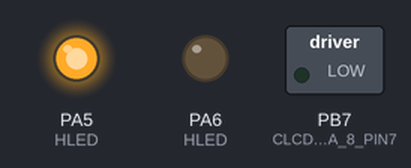
Simulated run of this program. Board: ATmega32, built with avr-gcc and emulated at 16 MHz. Parts: switched loads named in the program (green lamp = pin HIGH), output pins drawn as LEDs (lit = HIGH). The board resets itself during the run and starts again; pins used as bus, display or sensor lines are not drawn.

Above: at 0.4 s.
At 4.6 s:
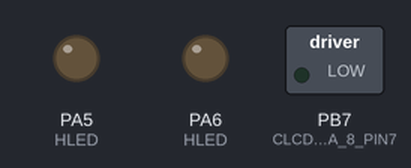
Timing chart, 0 to 6.4 s (numbered marks = the images above):
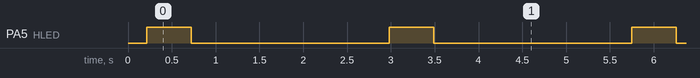

The program:

main.c
```c
/****** LIBIRARY INCLUDE SECTION *******/
#include "LIB/LSTD_TYPES.h"
#include "LIB/LBIT_MATH.h"
#include <util/delay.h>

/***** MCAL INCLUDE SECTION ***********/
#include "MCAL/MDIO/MDIO_interface.h"
#include "MCAL/MADC/MADC_interface.h"
#include "MCAL/MGIE/MGIE_interface.h"
#include "MCAL/MTIMER0/MTIMER0_interface.h"
#include "MCAL/MTIMER1/TIMER_interface.h"
#include "MCAL/MEXTI/MEXTI_interface.h"
#include "MCAL/WDT/WDT_interface.h"

/***** HAL INCLUDE SECTION **************/
#include "HAL/HPB/HPB_interface.h"
#include "HAL/HSSD/HSSD_interface.h"
#include "HAL/HLED/HLED_interface.h"
#include "HAL/HCLCD/CLCD_interface.h"
#include "HAL/HKEYPAD/KEYPAD_interface.h"
#include "HAL/HDCMOTOR/HDCMOTOR_interface.h"

/******** FUNCTION PROTOTYPE ***********/

/******* GLOBAL VARIABLE *************/


void main(void)
{
	/*** Initialization Section ***/
	MGIE_VoidEnable();


	HCLCD_Init();
	HLED_voidInit(LED_BLUE);
	HLED_voidInit(LED_RED);
	HLED_voidInit(LED_YELLOW);


	HCLCD_SendString("Hello");
	HLED_voidTurnOn(LED_BLUE);
	_delay_ms(500);
	HLED_voidTurnOff(LED_BLUE);

	WDT_voidEnable();
	WDT_voidSleep(WDT_TIME_OUT_2_1_S);

	while(1)
	{
		HCLCD_SendString("Hello");
		_delay_ms(3000);
		HCLCD_Clear();
		WDT_voidRefresh();


	}
}
```

CLCD_config.h
```c
/*
 * CLCD_config.h
 *
 * Created: 1/26/2023 1:50:41 AM
 *  Author: hassa
 */


#ifndef CLCD_CONFIG_H_
#define CLCD_CONFIG_H_

#define ATMEGA_KIT     1
#define PROTEUS        2
/* Choose Proteus Or kit:
 *                      1) ATMEGA_KIT
 *                      2) PROTEUS
 *
 */
#define DRIVER_PURPOUSE      ATMEGA_KIT
/*
 * Chose CLCD Mode :
 *				        1)	_4_BIT_MODE
 *				        2)	_8_BIT_MODE
 */
#define CLCD_MODE			_4_BIT_MODE


/********** Select Control and Data Port **************/
/*
 * Chose CTRL & DATA Port :
 *						1)	DIO_u8PORTA
 *						2)	DIO_u8PORTB
 *						3)	DIO_u8PORTC
 *						4)	DIO_u8PORTD
 */

#if		  DRIVER_PURPOUSE   ==   PROTEUS
#define   CLCD_DATA_PORT      DIO_u8PORTA
#define   CLCD_CTRL_PORT      DIO_u8PORTC
/**************** Control Pins  *******************/
#define   CLCD_RS_PIN         DIO_u8PIN0
#define   CLCD_RW_PIN         DIO_u8PIN1                    /*for write mode */
#define   CLCD_EN_PIN         DIO_u8PIN2

#elif	  DRIVER_PURPOUSE   ==   ATMEGA_KIT
#define   CLCD_DATA_PORT      DIO_u8PORTB
#define   CLCD_CTRL_PORT      DIO_u8PORTA
/**************** Control Pins  *******************/
#define   CLCD_RS_PIN         DIO_u8PIN3
#define   CLCD_RW_PIN         DIO_u8PIN0                    /*for write mode */
#define   CLCD_EN_PIN         DIO_u8PIN2

#endif

/*
 *		_8_BIT_DATA_PIN
 */
#define CLCD_DATA_8_PIN0	DIO_u8PIN0
#define CLCD_DATA_8_PIN1	DIO_u8PIN1
#define CLCD_DATA_8_PIN2	DIO_u8PIN2
#define CLCD_DATA_8_PIN3	DIO_u8PIN3
#define CLCD_DATA_8_PIN4	DIO_u8PIN4
#define CLCD_DATA_8_PIN5	DIO_u8PIN5
#define CLCD_DATA_8_PIN6	DIO_u8PIN6
#define CLCD_DATA_8_PIN7	DIO_u8PIN7
/*
 *		_4_BIT_DATA_PIN
 */
#define CLCD_DATA_4_PIN0	DIO_u8PIN0
#define CLCD_DATA_4_PIN1	DIO_u8PIN1
#define CLCD_DATA_4_PIN2	DIO_u8PIN2
#define CLCD_DATA_4_PIN3	DIO_u8PIN4

#endif /* CLCD_CONFIG_H_ */
```

HLED_config.h
```c
/********************************************************************/
/********************************************************************/
/******************    Author     : Hassan Ehab *********************/
/******************    Layer      : HAL         *********************/
/******************    SWC(Driver): HLED        *********************/
/******************    Version    : 1.00        *********************/
/********************************************************************/
/********************************************************************/

#ifndef HLED_CONFIG_H
#define HLED_CONFIG_H

/* RED LED */
#define LED_RED_DIR		LED_DIR_FORWARD
#define LED_RED_PORT	DIO_u8PORTB
#define LED_RED_PIN		DIO_u8PIN7

/* YELLOW LED */
#define LED_YELLOW_DIR 	LED_DIR_FORWARD
#define LED_YELLOW_PORT	DIO_u8PORTA
#define LED_YELLOW_PIN 	DIO_u8PIN6

/* GREEN LED */
#define LED_GREEN_DIR 	LED_DIR_FORWARD
#define LED_GREEN_PORT	DIO_u8PORTA
#define LED_GREEN_PIN 	DIO_u8PIN4

/* BLUE LED */
#define LED_BLUE_DIR 	LED_DIR_FORWARD
#define LED_BLUE_PORT	DIO_u8PORTA
#define LED_BLUE_PIN 	DIO_u8PIN5

#endif
```

CLCD_config.h
```c
/*
 * CLCD_config.h
 *
 * Created: 1/26/2023 1:50:41 AM
 *  Author: hassa
 */


#ifndef CLCD_CONFIG_H_
#define CLCD_CONFIG_H_

#define ATMEGA_KIT     1
#define PROTEUS        2
/* Choose Proteus Or kit:
 *                      1) ATMEGA_KIT
 *                      2) PROTEUS
 *
 */
#define DRIVER_PURPOUSE      ATMEGA_KIT
/*
 * Chose CLCD Mode :
 *				        1)	_4_BIT_MODE
 *				        2)	_8_BIT_MODE
 */
#define CLCD_MODE			_4_BIT_MODE


/********** Select Control and Data Port **************/
/*
 * Chose CTRL & DATA Port :
 *						1)	DIO_u8PORTA
 *						2)	DIO_u8PORTB
 *						3)	DIO_u8PORTC
 *						4)	DIO_u8PORTD
 */

#if		  DRIVER_PURPOUSE   ==   PROTEUS
#define   CLCD_DATA_PORT      DIO_u8PORTA
#define   CLCD_CTRL_PORT      DIO_u8PORTC
/**************** Control Pins  *******************/
#define   CLCD_RS_PIN         DIO_u8PIN0
#define   CLCD_RW_PIN         DIO_u8PIN1                    /*for write mode */
#define   CLCD_EN_PIN         DIO_u8PIN2

#elif	  DRIVER_PURPOUSE   ==   ATMEGA_KIT
#define   CLCD_DATA_PORT      DIO_u8PORTB
#define   CLCD_CTRL_PORT      DIO_u8PORTA
/**************** Control Pins  *******************/
#define   CLCD_RS_PIN         DIO_u8PIN3
#define   CLCD_RW_PIN         DIO_u8PIN0                    /*for write mode */
#define   CLCD_EN_PIN         DIO_u8PIN2

#endif

/*
 *		_8_BIT_DATA_PIN
 */
#define CLCD_DATA_8_PIN0	DIO_u8PIN0
#define CLCD_DATA_8_PIN1	DIO_u8PIN1
#define CLCD_DATA_8_PIN2	DIO_u8PIN2
#define CLCD_DATA_8_PIN3	DIO_u8PIN3
#define CLCD_DATA_8_PIN4	DIO_u8PIN4
#define CLCD_DATA_8_PIN5	DIO_u8PIN5
#define CLCD_DATA_8_PIN6	DIO_u8PIN6
#define CLCD_DATA_8_PIN7	DIO_u8PIN7
/*
 *		_4_BIT_DATA_PIN
 */
#define CLCD_DATA_4_PIN0	DIO_u8PIN0
#define CLCD_DATA_4_PIN1	DIO_u8PIN1
#define CLCD_DATA_4_PIN2	DIO_u8PIN2
#define CLCD_DATA_4_PIN3	DIO_u8PIN4

#endif /* CLCD_CONFIG_H_ */
```

CLCD_config.h
```c
/*
 * CLCD_config.h
 *
 * Created: 1/26/2023 1:50:41 AM
 *  Author: hassa
 */


#ifndef CLCD_CONFIG_H_
#define CLCD_CONFIG_H_

#define ATMEGA_KIT     1
#define PROTEUS        2
/* Choose Proteus Or kit:
 *                      1) ATMEGA_KIT
 *                      2) PROTEUS
 *
 */
#define DRIVER_PURPOUSE      ATMEGA_KIT
/*
 * Chose CLCD Mode :
 *				        1)	_4_BIT_MODE
 *				        2)	_8_BIT_MODE
 */
#define CLCD_MODE			_4_BIT_MODE


/********** Select Control and Data Port **************/
/*
 * Chose CTRL & DATA Port :
 *						1)	DIO_u8PORTA
 *						2)	DIO_u8PORTB
 *						3)	DIO_u8PORTC
 *						4)	DIO_u8PORTD
 */

#if		  DRIVER_PURPOUSE   ==   PROTEUS
#define   CLCD_DATA_PORT      DIO_u8PORTA
#define   CLCD_CTRL_PORT      DIO_u8PORTC
/**************** Control Pins  *******************/
#define   CLCD_RS_PIN         DIO_u8PIN0
#define   CLCD_RW_PIN         DIO_u8PIN1                    /*for write mode */
#define   CLCD_EN_PIN         DIO_u8PIN2

#elif	  DRIVER_PURPOUSE   ==   ATMEGA_KIT
#define   CLCD_DATA_PORT      DIO_u8PORTB
#define   CLCD_CTRL_PORT      DIO_u8PORTA
/**************** Control Pins  *******************/
#define   CLCD_RS_PIN         DIO_u8PIN3
#define   CLCD_RW_PIN         DIO_u8PIN0                    /*for write mode */
#define   CLCD_EN_PIN         DIO_u8PIN2

#endif

/*
 *		_8_BIT_DATA_PIN
 */
#define CLCD_DATA_8_PIN0	DIO_u8PIN0
#define CLCD_DATA_8_PIN1	DIO_u8PIN1
#define CLCD_DATA_8_PIN2	DIO_u8PIN2
#define CLCD_DATA_8_PIN3	DIO_u8PIN3
#define CLCD_DATA_8_PIN4	DIO_u8PIN4
#define CLCD_DATA_8_PIN5	DIO_u8PIN5
#define CLCD_DATA_8_PIN6	DIO_u8PIN6
#define CLCD_DATA_8_PIN7	DIO_u8PIN7
/*
 *		_4_BIT_DATA_PIN
 */
#define CLCD_DATA_4_PIN0	DIO_u8PIN0
#define CLCD_DATA_4_PIN1	DIO_u8PIN1
#define CLCD_DATA_4_PIN2	DIO_u8PIN2
#define CLCD_DATA_4_PIN3	DIO_u8PIN4

#endif /* CLCD_CONFIG_H_ */
```

HLED_config.h
```c
/********************************************************************/
/********************************************************************/
/******************    Author     : Hassan Ehab *********************/
/******************    Layer      : HAL         *********************/
/******************    SWC(Driver): HLED        *********************/
/******************    Version    : 1.00        *********************/
/********************************************************************/
/********************************************************************/

#ifndef HLED_CONFIG_H
#define HLED_CONFIG_H

/* RED LED */
#define LED_RED_DIR		LED_DIR_FORWARD
#define LED_RED_PORT	DIO_u8PORTB
#define LED_RED_PIN		DIO_u8PIN7

/* YELLOW LED */
#define LED_YELLOW_DIR 	LED_DIR_FORWARD
#define LED_YELLOW_PORT	DIO_u8PORTA
#define LED_YELLOW_PIN 	DIO_u8PIN6

/* GREEN LED */
#define LED_GREEN_DIR 	LED_DIR_FORWARD
#define LED_GREEN_PORT	DIO_u8PORTA
#define LED_GREEN_PIN 	DIO_u8PIN4

/* BLUE LED */
#define LED_BLUE_DIR 	LED_DIR_FORWARD
#define LED_BLUE_PORT	DIO_u8PORTA
#define LED_BLUE_PIN 	DIO_u8PIN5

#endif
```

CLCD_interface.h
```c
/*
 * CLCD_interface.h
 *
 * Created: 1/26/2023 1:51:27 AM
 *  Author: Hassan Ehab
 */


#ifndef CLCD_INTERFACE_H_
#define CLCD_INTERFACE_H_


#define _4_BIT_MODE     1
#define _8_BIT_MODE     2

#define ATMEGA_KIT     1
#define PROTEUS        2


/*
 *	@brief	: Initialized CLCD
 *	@retval	: Error State [0 -> CLCD_NOK ,1 -> CLCD_OK]
 *	@param	: No Parameter
 */
error_state_t HCLCD_Init(void);
/*
 *	@brief	: CLCD Send Command
 *	@retval	: Error State [0 -> CLCD_NOK ,1 -> CLCD_OK]
 *	@param	: Command Need To Send
 */
error_state_t HCLCD_SendCommand(u8 Copy_u8Command);
/*
 *	@brief	: CLCD Send Data
 *	@retval	: Error State [0 -> CLCD_NOK ,1 -> CLCD_OK]
 *	@param	: Data Need To Send
 */
error_state_t HCLCD_SendData(u8 Copy_u8Data);
/*
 *	@brief	: CLCD Clear Screen
 *	@retval	: Error State [0 -> CLCD_NOK ,1 -> CLCD_OK]
 *	@param	: No Parameter
 */
error_state_t HCLCD_Clear(void);
/*
 *	@brief	: CLCD Send String
 *	@retval	: Error State [0 -> CLCD_NOK ,1 -> CLCD_OK]
 *	@param	: String Needed To Send [Pointer to char]
 */
error_state_t HCLCD_SendString(const char *Copy_pu8String);
/*
 *	@brief	: CLCD Send Number
 *	@retval	: Error State [0 -> CLCD_NOK ,1 -> CLCD_OK]
 *	@param	: Number Needed To Send [Pointer to char]
 */
error_state_t HCLCD_SendNumber(f32 Copy_u32Number);
/*
 *	@brief	: CLCD Set Position
 *	@retval	: Error State [0 -> CLCD_NOK ,1 -> CLCD_OK]
 *	@param	: Copy_u8Xpos -> Row Position
 *	@param	: Copy_u8Ypos -> Col Position
 */
error_state_t HCLCD_GoToXY(u8 Copy_u8Xpos, u8 Copy_u8Ypos);

error_state_t HCLCD_WriteSpecialCharacter(u8* Copy_pu8Pattern, u8 Copy_u8PatternNumber, u8 Copy_u8XPos, u8 Copy_u8YPos);


void CLCD_voidWriteFloatNumber(f32 Copy_f32FloatNumber );


#endif /* CLCD_INTERFACE_H_ */
```

HLED_interface.h
```c
/********************************************************************/
/********************************************************************/
/******************    Author     : Hassan Ehab *********************/
/******************    Layer      : HAL         *********************/
/******************    SWC(Driver): HLED        *********************/
/******************    Version    : 1.00        *********************/
/********************************************************************/
/********************************************************************/

#ifndef _HLED_INTERFACE_H
#define _HLED_INTERFACE_H


typedef enum{
	LED_YELLOW = 0,
	LED_GREEN = 1,
	LED_RED = 2,
	LED_BLUE = 3

}Led_t;

/* To Init The Port and Pin Direction*/
void HLED_voidInit(Led_t copy_ledId);
void HLED_voidTurnOn(Led_t copy_ledId);
void HLED_voidTurnOff(Led_t copy_ledId);
void HLED_voidToggle(Led_t copy_ledId);

#endif
```

HLED_program.c
```c
/********************************************************************/
/********************************************************************/
/******************    Author     : Hassan Ehab *********************/
/******************    Layer      : HAL         *********************/
/******************    SWC(Driver): HLED        *********************/
/******************    Version    : 1.00        *********************/
/********************************************************************/
/********************************************************************/

#include "../../LIB/LSTD_TYPES.h"
#include "../../LIB/LBIT_MATH.h"

#include "../../MCAL/MDIO/MDIO_interface.h"

#include "HLED_private.h"
#include "HLED_config.h"
#include "HLED_interface.h"

void HLED_voidInit(Led_t copy_ledId)
{

	switch(copy_ledId){
	case LED_YELLOW:
		MDIO_SetPinDirection (LED_YELLOW_PORT, LED_YELLOW_PIN, DIO_u8PIN_OUTPUT);
		break;
	case LED_GREEN:
		MDIO_SetPinDirection (LED_GREEN_PORT, LED_GREEN_PIN, DIO_u8PIN_OUTPUT);
		break;
	case LED_RED:
		MDIO_SetPinDirection (LED_RED_PORT, LED_RED_PIN, DIO_u8PIN_OUTPUT);

		break;
	case LED_BLUE:
		MDIO_SetPinDirection (LED_BLUE_PORT, LED_BLUE_PIN, DIO_u8PIN_OUTPUT);
		break;


	}


}
void HLED_voidTurnOn(Led_t copy_ledId)
{
	switch(copy_ledId){
		case LED_YELLOW:
#if LED_YELLOW_DIR == LED_DIR_FORWARD
			MDIO_SetPinValue (LED_YELLOW_PORT, LED_YELLOW_PIN, DIO_u8PIN_HIGH);

#elif  LED_YELLOW_DIR == LED_DIR_REVERSE
			MDIO_SetPinValue (LED_YELLOW_PORT, LED_YELLOW_PIN, DIO_u8PIN_LOW);

#endif
			break;

		case LED_GREEN:
#if LED_GREEN_DIR == LED_DIR_FORWARD
			MDIO_SetPinValue (LED_GREEN_PORT, LED_GREEN_PIN, DIO_u8PIN_HIGH);

#elif  LED_GREEN_DIR == LED_DIR_REVERSE
			MDIO_SetPinValue (LED_GREEN_PORT, LED_GREEN_PIN, DIO_u8PIN_LOW);

#endif
			break;

		case LED_RED:
#if LED_RED_DIR == LED_DIR_FORWARD
			MDIO_SetPinValue (LED_RED_PORT, LED_RED_PIN, DIO_u8PIN_HIGH);

#elif  LED_RED_DIR == LED_DIR_REVERSE
			MDIO_SetPinValue (LED_RED_PORT, LED_RED_PIN, DIO_u8PIN_LOW);

#endif
			break;
		case LED_BLUE:
#if LED_BLUE_DIR == LED_DIR_FORWARD
			MDIO_SetPinValue (LED_BLUE_PORT, LED_BLUE_PIN, DIO_u8PIN_HIGH);

#elif  LED_BLUE_DIR == LED_DIR_REVERSE
			MDIO_SetPinValue (LED_BLUE_PORT, LED_BLUE_PIN, DIO_u8PIN_LOW);

#endif
			break;

	}


}
void HLED_voidTurnOff(Led_t copy_ledId)
{
	switch(copy_ledId){
		case LED_YELLOW:
#if LED_YELLOW_DIR == LED_DIR_FORWARD
			MDIO_SetPinValue (LED_YELLOW_PORT, LED_YELLOW_PIN, DIO_u8PIN_LOW);

#elif  LED_YELLOW_DIR == LED_DIR_REVERSE
			MDIO_SetPinValue (LED_YELLOW_PORT, LED_YELLOW_PIN, DIO_u8PIN_HIGH);
#endif
			break;

		case LED_GREEN:
#if LED_GREEN_DIR == LED_DIR_FORWARD
			MDIO_SetPinValue (LED_GREEN_PORT, LED_GREEN_PIN, DIO_u8PIN_LOW);

#elif  LED_GREEN_DIR == LED_DIR_REVERSE
			MDIO_SetPinValue (LED_GREEN_PORT, LED_GREEN_PIN, DIO_u8PIN_HIGH);

#endif
			break;

		case LED_RED:
#if LED_RED_DIR == LED_DIR_FORWARD
			MDIO_SetPinValue (LED_RED_PORT, LED_RED_PIN, DIO_u8PIN_LOW);

#elif  LED_RED_DIR == LED_DIR_REVERSE
			MDIO_SetPinValue (LED_RED_PORT, LED_RED_PIN, DIO_u8PIN_HIGH);

#endif
			break;
		case LED_BLUE:
#if LED_BLUE_DIR == LED_DIR_FORWARD
			MDIO_SetPinValue (LED_BLUE_PORT, LED_BLUE_PIN, DIO_u8PIN_LOW);

#elif  LED_BLUE_DIR == LED_DIR_REVERSE
			MDIO_SetPinValue (LED_BLUE_PORT, LED_BLUE_PIN, DIO_u8PIN_HIGH);

#endif
			break;

	}

}
void HLED_voidToggle(Led_t copy_ledId)
{
	switch(copy_ledId){
		case LED_YELLOW:
#if LED_YELLOW_DIR == LED_DIR_FORWARD
			MDIO_TogglePinValue (LED_YELLOW_PORT, LED_YELLOW_PIN);

#elif  LED_YELLOW_DIR == LED_DIR_REVERSE
			MDIO_TogglePinValue (LED_YELLOW_PORT, LED_YELLOW_PIN);
#endif
			break;

		case LED_GREEN:
#if LED_GREEN_DIR == LED_DIR_FORWARD
			MDIO_TogglePinValue (LED_GREEN_PORT, LED_GREEN_PIN);

#elif  LED_GREEN_DIR == LED_DIR_REVERSE
			MDIO_TogglePinValue(LED_GREEN_PORT, LED_GREEN_PIN);

#endif
			break;

		case LED_RED:
#if LED_RED_DIR == LED_DIR_FORWARD
			MDIO_TogglePinValue (LED_RED_PORT, LED_RED_PIN);

#elif  LED_RED_DIR == LED_DIR_REVERSE
			MDIO_TogglePinValue (LED_RED_PORT, LED_RED_PIN);

#endif
			break;
		case LED_BLUE:
#if LED_BLUE_DIR == LED_DIR_FORWARD
			MDIO_TogglePinValue (LED_BLUE_PORT, LED_BLUE_PIN);

#elif  LED_BLUE_DIR == LED_DIR_REVERSE
			MDIO_TogglePinValue (LED_BLUE_PORT, LED_BLUE_PIN);

#endif
			break;

	}

}
```

CLCD_interface.h
```c
/*
 * CLCD_interface.h
 *
 * Created: 1/26/2023 1:51:27 AM
 *  Author: Hassan Ehab
 */


#ifndef CLCD_INTERFACE_H_
#define CLCD_INTERFACE_H_


#define _4_BIT_MODE     1
#define _8_BIT_MODE     2

#define ATMEGA_KIT     1
#define PROTEUS        2


/*
 *	@brief	: Initialized CLCD
 *	@retval	: Error State [0 -> CLCD_NOK ,1 -> CLCD_OK]
 *	@param	: No Parameter
 */
error_state_t HCLCD_Init(void);
/*
 *	@brief	: CLCD Send Command
 *	@retval	: Error State [0 -> CLCD_NOK ,1 -> CLCD_OK]
 *	@param	: Command Need To Send
 */
error_state_t HCLCD_SendCommand(u8 Copy_u8Command);
/*
 *	@brief	: CLCD Send Data
 *	@retval	: Error State [0 -> CLCD_NOK ,1 -> CLCD_OK]
 *	@param	: Data Need To Send
 */
error_state_t HCLCD_SendData(u8 Copy_u8Data);
/*
 *	@brief	: CLCD Clear Screen
 *	@retval	: Error State [0 -> CLCD_NOK ,1 -> CLCD_OK]
 *	@param	: No Parameter
 */
error_state_t HCLCD_Clear(void);
/*
 *	@brief	: CLCD Send String
 *	@retval	: Error State [0 -> CLCD_NOK ,1 -> CLCD_OK]
 *	@param	: String Needed To Send [Pointer to char]
 */
error_state_t HCLCD_SendString(const char *Copy_pu8String);
/*
 *	@brief	: CLCD Send Number
 *	@retval	: Error State [0 -> CLCD_NOK ,1 -> CLCD_OK]
 *	@param	: Number Needed To Send [Pointer to char]
 */
error_state_t HCLCD_SendNumber(f32 Copy_u32Number);
/*
 *	@brief	: CLCD Set Position
 *	@retval	: Error State [0 -> CLCD_NOK ,1 -> CLCD_OK]
 *	@param	: Copy_u8Xpos -> Row Position
 *	@param	: Copy_u8Ypos -> Col Position
 */
error_state_t HCLCD_GoToXY(u8 Copy_u8Xpos, u8 Copy_u8Ypos);

error_state_t HCLCD_WriteSpecialCharacter(u8* Copy_pu8Pattern, u8 Copy_u8PatternNumber, u8 Copy_u8XPos, u8 Copy_u8YPos);


void CLCD_voidWriteFloatNumber(f32 Copy_f32FloatNumber );


#endif /* CLCD_INTERFACE_H_ */
```

KEYPAD_interface.h
```c
/*
 * KEYPAD_interface.h
 *
 * Created: 1/27/2023 12:51:22 AM
 *  Author: hassa
 */


#ifndef KEYPAD_INTERFACE_H_
#define KEYPAD_INTERFACE_H_

/*
 *	@brief	: KeyPad Get Pressed Key
 *	@retval	: Pressed Key
 *	@param	: Void No Parameter Needed
 */

void HKPD_u8GetPressedKey(u8 * pPressedKey);
/**/


void HKPD_voidInit(void);

//void H_KEYPAD_u8_getPressedKey(u8 * pPressedKey);


#endif /* KEYPAD_INTERFACE_H_ */
```

Source omitted: CLCD_prog.c (9053 bytes), CLCD_prog.c (9053 bytes), CLCD_interface.h (1735 bytes), CLCD_prog.c (9053 bytes), HDCMOTOR_interface.h (997 bytes), HLED_interface.h (915 bytes), HLED_program.c (4310 bytes), HPB_interface.h (945 bytes), HSSD_interface.h (664 bytes), CLCD_private.h (1442 bytes), HLED_private.h (677 bytes), LBIT_MATH.h (1097 bytes) and 28 more

Measured:
- by itself, PA5 (HLED): alternates HIGH for 0.51 s and LOW for 2.3 s
